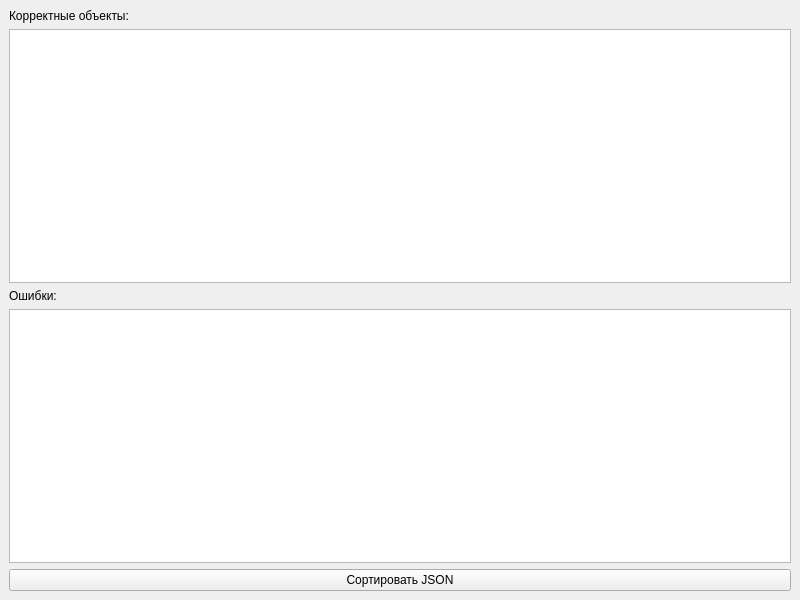
<?xml version="1.0" encoding="UTF-8"?>
<ui version="4.0">
 <class>MainWindow</class>
 <widget class="QMainWindow" name="MainWindow">
  <property name="geometry"><rect><x>0</x><y>0</y><width>800</width><height>600</height></rect></property>
  <widget class="QWidget" name="centralwidget">
   <layout class="QVBoxLayout">
    <item><widget class="QLabel" name="l1"><property name="text"><string>Корректные объекты:</string></property></widget></item>
    <item><widget class="QTableWidget" name="table_ok"/></item>
    <item><widget class="QLabel" name="l2"><property name="text"><string>Ошибки:</string></property></widget></item>
    <item><widget class="QTableWidget" name="table_bad"/></item>
    <item><widget class="QPushButton" name="btn_process"><property name="text"><string>Сортировать JSON</string></property></widget></item>
   </layout>
  </widget>
 </widget>
</ui>
